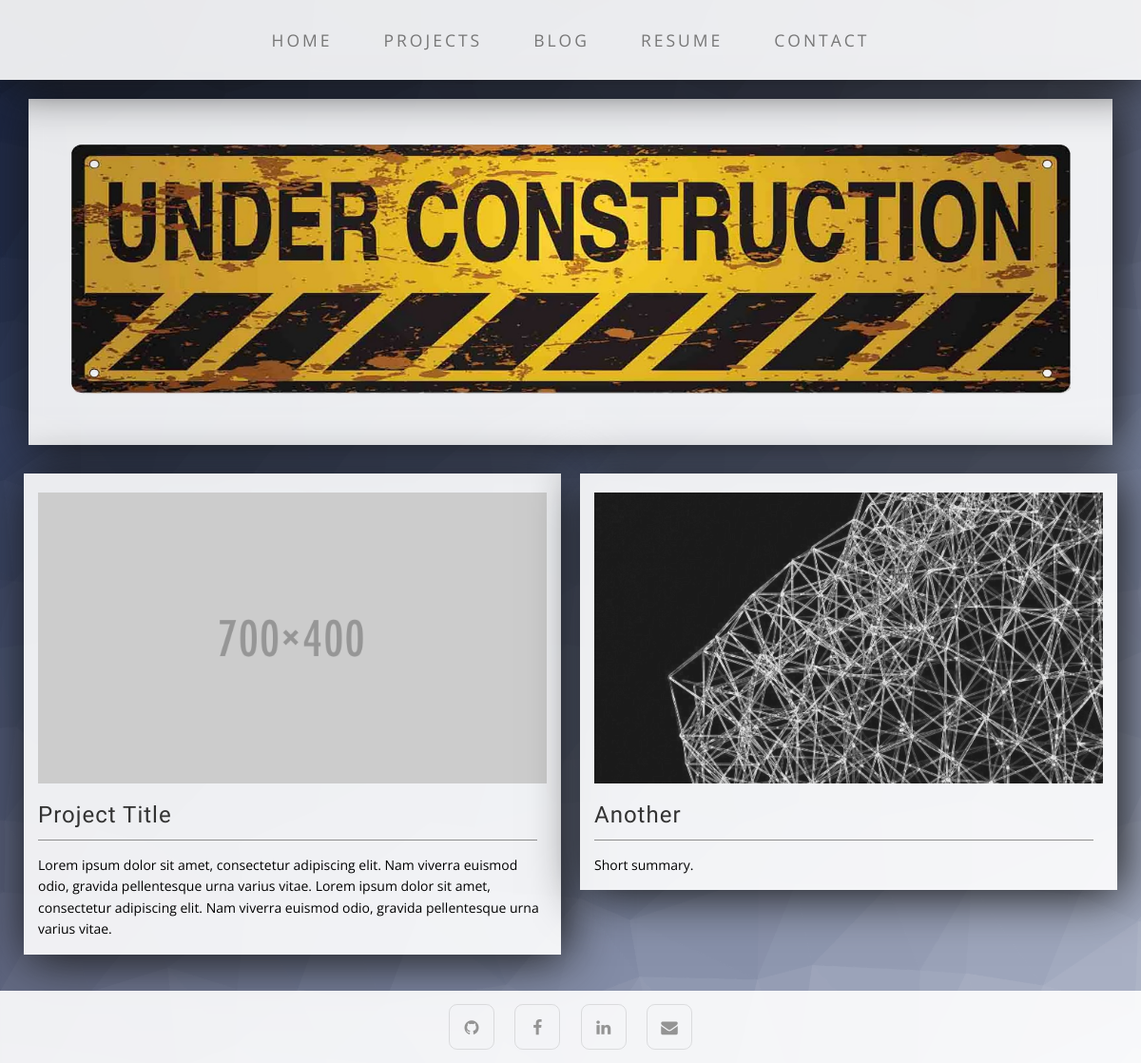
The app's page /projects with its own data.
### tables this page shows
CREATE TABLE post_summaries (
  id integer primary key autoincrement,
  prefix text not null,
  type text not null,
  title text not null,
  summary text not null,
  thumbnail_img_url text not null
);

### flaskapp.py (the view)
@flask_app.route('/projects')
def projects_page():
	flash("test flash")
	context = _gen_page_context('Projects')
	_add_thumbnails(context)
	return render_template('projects.html', context=context)

### flaskapp.py (called while the page is built)
def connect_db():
    rv = sqlite3.connect(flask_app.config['DATABASE'])
    rv.row_factory = sqlite3.Row
    return rv

def get_db():
    if not hasattr(g, 'sqlite_db'):
        g.sqlite_db = connect_db()
    return g.sqlite_db

def _gen_page_context(page):
	"""Generates the templating context for a given page load"""
	context = {}
	context['page'] = page
	return context

def _add_thumbnails(context):
	"""Adds a list of post/project thumbnails to the page context loaded from the db"""
	if context['page'] == "Projects":
		page_type = 'project'
	else:
		page_type = 'blog'
	db = get_db()
	cur = db.execute('select id, prefix, title, summary, thumbnail_img_url from post_summaries '\
					 'where type = ? order by id desc', [page_type])
	results = cur.fetchall()
	if context['page'] == "Projects":
		context['projects'] = results
	else:
		context['posts'] = results

### templates/projects.html (shortened to what this page needs)
<!DOCTYPE html>
<html lang="en">
{% include 'components/head.html' %}
<body>
    {% include 'components/navbar.html' %}
    <div class="container">
    {% include 'components/construction.html' %}
	{% for project in context.projects %}
		{% if loop.index0 is divisibleby 2 %}
			<div class="row">
		{% endif %}
    	{% include "components/project_thumbnail.html" %}
    	{% if (loop.index0 + 1) is divisibleby 2 %}
			</div>
		{% endif %}
	{% endfor %}
    </div>
    {% include 'components/footer.html' %}
</body>
</html>

### templates/components/head.html (shortened to what this page needs)
<head>
    <link href="{{ url_for('static', filename='css/bootstrap.min.css') }}" rel="stylesheet">
    <link href="{{ url_for('static', filename='css/custom.css') }}" rel="stylesheet">
    <link rel="stylesheet" href="https://maxcdn.bootstrapcdn.com/font-awesome/4.4.0/css/font-awesome.min.css">
</head>

### templates/components/navbar.html (shortened to what this page needs)
<nav class="navbar navbar-default shadow" role="navigation">
    <div class="container">
        <div class="collapse navbar-collapse" id="bs-example-navbar-collapse-1">
            <ul class="nav navbar-nav">
                <li>
                    <a href="/home">Home</a>
                </li>
                <li>
                    <a href="/projects">Projects</a>
                </li>
                <li>
                    <a href="/blog">Blog</a>
                </li>
                <li>
                    <a href="/resume">Resume</a>
                </li>
                <li>
                    <a href="/contact">Contact</a>
                </li>
            </ul>
        </div>
    </div>
</nav>

### templates/components/construction.html
<div class="box">
	<div class="row">
		    <div class="col-md-12">
	            <img class="center-block img-full round" src="{{ url_for('static', filename='img/construction.png') }}">
	        </div>
	</div>
</div>

### templates/components/project_thumbnail.html
<div class="col-sm-6 post-column">
	<a class="hvr-grow post-box" href="post/{{project.id}}">
		<div class="box">
	    	<img class="center-block img-full" src="{{ url_for('static', filename=project.thumbnail_img_url) }}">
	    	<h3 class="page-header">{{ project.title }}</h3>
	   		<p class="summary">{{ project.summary }}</p>
		</div>
	</a>
</div>

### templates/components/footer.html (shortened to what this page needs)
<footer id="footer">
    <div class="container">
        <ul class="icons" id="footer-icons">
            <li><a href="https://github.com/cjwawrzonek" class="icon fa fa-github" target="_blank"></a></li>
            <li><a href="https://www.facebook.com/christian.wawrzonek" class="icon fa fa-facebook" target="_blank"></a></li>
            <li><a href="https://www.linkedin.com/in/christian-wawrzonek-613b9ba0" class="icon fa fa-linkedin" target="_blank"></a></li>
            <li><a href="mailto:cjwawrzonek@gmail.com" class="icon fa fa-envelope" target="_blank"></a></li>
        </ul>
    </div>
</footer>

### static/css/custom.css (style rules this page uses)
body { font-family: "Open Sans","Helvetica Neue",Helvetica,Arial,sans-serif; background: url('../img/bg.png') no-repeat center fixed; -webkit-background-size: cover; -moz-background-size: cover; background-size: cover; -o-background-size: cover; padding-bottom: 85px; }
html { position: relative; min-height: 100%; }
h1, h2, h3, h4, h5, h6 { font-family: "Enriqueta"; font-weight: 400; letter-spacing: 1px; }
p { font-size: 1.25em; line-height: 1.6; color: #000; }
.round { border-radius: 3px; }
.box { margin-bottom: 30px; padding: 30px 15px; background: rgba(255,255,255,0.9); box-shadow: 5px 5px 50px #151515; }
.shadow { box-shadow: 5px 5px 50px #151515; }
.navbar-nav { text-transform: uppercase; font-weight: 400; letter-spacing: 3px; }
.navbar-default { border: none; background: rgba(255,255,255,0.9); }
.post-box { min-width: 100%; }
.post-column { padding-left: 10px; padding-right: 10px; }
.post-column .box { padding: 20px 15px 15px 15px; }
.post-column .page-header { color: #333; padding-bottom: 13px; margin: 20px 10px 15px 0px; border-bottom: 1px solid #8e8e8e; }
.post-column .summary { text-decoration: none; font-size: 1em; margin: 0px; }
a.hvr-grow { text-decoration: none !important; }
.hvr-grow { display: inline-block; vertical-align: middle; -webkit-transform: perspective(1px) translateZ(0); transform: perspective(1px) translateZ(0); box-shadow: 0 0 1px transparent; -webkit-transition-duration: 0.3s; transition-duration: 0.3s; -webkit-transition-property: transform; transition-property: transform; }
.img-full { max-width: 100%; height: auto; margin-left: auto; margin-right: auto; }
#footer-icons { margin-bottom: 0px; }
.icon { text-decoration: none; border-bottom: none; position: relative; }
.icon:before { -moz-osx-font-smoothing: grayscale; -webkit-font-smoothing: antialiased; font-family: FontAwesome; font-style: normal; font-weight: normal; text-transform: none !important; }
ul.icons { cursor: default; list-style: none; padding-left: 0; }
ul.icons li { display: inline-block; padding: 0 1.25em 0 0; }
ul.icons li:last-child { padding-right: 0 !important; }
ul.icons li .icon { border-radius: 0.5em; border: solid 1px rgba(144, 144, 144, 0.25); color: #949494 !important; display: inline-block; font-size: 1.25em; height: 2.75em; line-height: 2.75em; text-align: center; width: 2.75em; }
ul.icons li a.icon { -moz-transition: background-color 0.2s ease-in-out, color 0.2s ease-in-out; -webkit-transition: background-color 0.2s ease-in-out, color 0.2s ease-in-out; -o-transition: background-color 0.2s ease-in-out, color 0.2s ease-in-out; -ms-transition: background-color 0.2s ease-in-out, color 0.2s ease-in-out; transition: background-color 0.2s ease-in-out, color 0.2s ease-in-out; }
footer { position: absolute; bottom: 0; width: 100%; background: rgba(255,255,255,0.9); }
#footer { color: #949494; padding: 1em 0; text-align: center; }
@media screen and (min-width:768px) { .navbar { border-radius: 0; } }
@media screen and (min-width:768px) { .navbar { min-height: 0; } }
@media screen and (min-width:768px) { .nav>li>a { padding: 30px 27px; } }
@media screen and (min-width:768px) { .navbar-nav>li>a { line-height: normal; } }
@media screen and (min-width:768px) { .navbar-nav { display: table; float: none; margin: 0 auto; table-layout: fixed; font-size: 1.25em; } }
@media screen and (min-width:1200px) { .box:after { content: ''; display: table; clear: both; } }

### records on screen
post_summaries: thumbnail_img_url (placeholder picture), title "Project Title", summary "Lorem ipsum dolor sit amet, consectetur adipiscing elit. Nam viverra euismod odio, gravida pellentesque urna varius vitae. Lorem ipsum dolor sit amet, consectetur adipiscing elit. Nam viverra euismod odio, gravida pellentesque urna varius vitae."
post_summaries: thumbnail_img_url (picture), title "Another", summary "Short summary."
